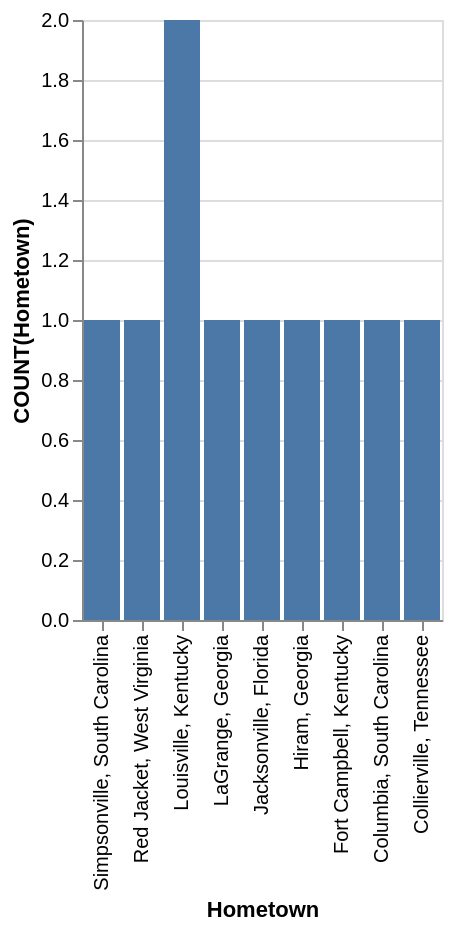

The Vega-Lite source for this figure:
### Vega-Lite specification from a JSON file in a GitHub repository (floating-point values rounded to 4 significant figures)
{"data": {"values": [{"x_data": "Simpsonville, South Carolina", "y_data": 1}, {"x_data": "Red Jacket, West Virginia", "y_data": 1}, {"x_data": "Louisville, Kentucky", "y_data": 2}, {"x_data": "LaGrange, Georgia", "y_data": 1}, {"x_data": "Jacksonville, Florida", "y_data": 1}, {"x_data": "Hiram, Georgia", "y_data": 1}, {"x_data": "Fort Campbell, Kentucky", "y_data": 1}, {"x_data": "Columbia, South Carolina", "y_data": 1}, {"x_data": "Collierville, Tennessee", "y_data": 1}]}, "mark": "bar", "encoding": {"x": {"field": "x_data", "type": "nominal", "title": "Hometown", "sort": "descending"}, "y": {"field": "y_data", "type": "quantitative", "title": "COUNT(Hometown)"}}}
